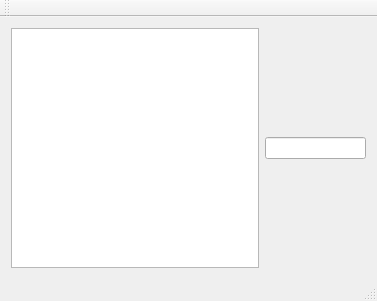
<?xml version="1.0" encoding="UTF-8"?>
<ui version="4.0">
 <class>MainWindow</class>
 <widget class="QMainWindow" name="MainWindow">
  <property name="geometry">
   <rect>
    <x>0</x>
    <y>0</y>
    <width>377</width>
    <height>301</height>
   </rect>
  </property>
  <property name="windowTitle">
   <string>MainWindow</string>
  </property>
  <widget class="QWidget" name="centralWidget">
   <layout class="QGridLayout" name="gridLayout_2">
    <item row="0" column="0">
     <layout class="QGridLayout" name="gridLayout">
      <item row="0" column="0">
       <widget class="QTableView" name="tableView"/>
      </item>
      <item row="0" column="1">
       <widget class="QLineEdit" name="lineEdit"/>
      </item>
     </layout>
    </item>
   </layout>
  </widget>
  <widget class="QMenuBar" name="menuBar">
   <property name="geometry">
    <rect>
     <x>0</x>
     <y>0</y>
     <width>377</width>
     <height>22</height>
    </rect>
   </property>
  </widget>
  <widget class="QToolBar" name="mainToolBar">
   <attribute name="toolBarArea">
    <enum>TopToolBarArea</enum>
   </attribute>
   <attribute name="toolBarBreak">
    <bool>false</bool>
   </attribute>
  </widget>
  <widget class="QStatusBar" name="statusBar"/>
 </widget>
 <layoutdefault spacing="6" margin="11"/>
 <resources/>
 <connections/>
</ui>
